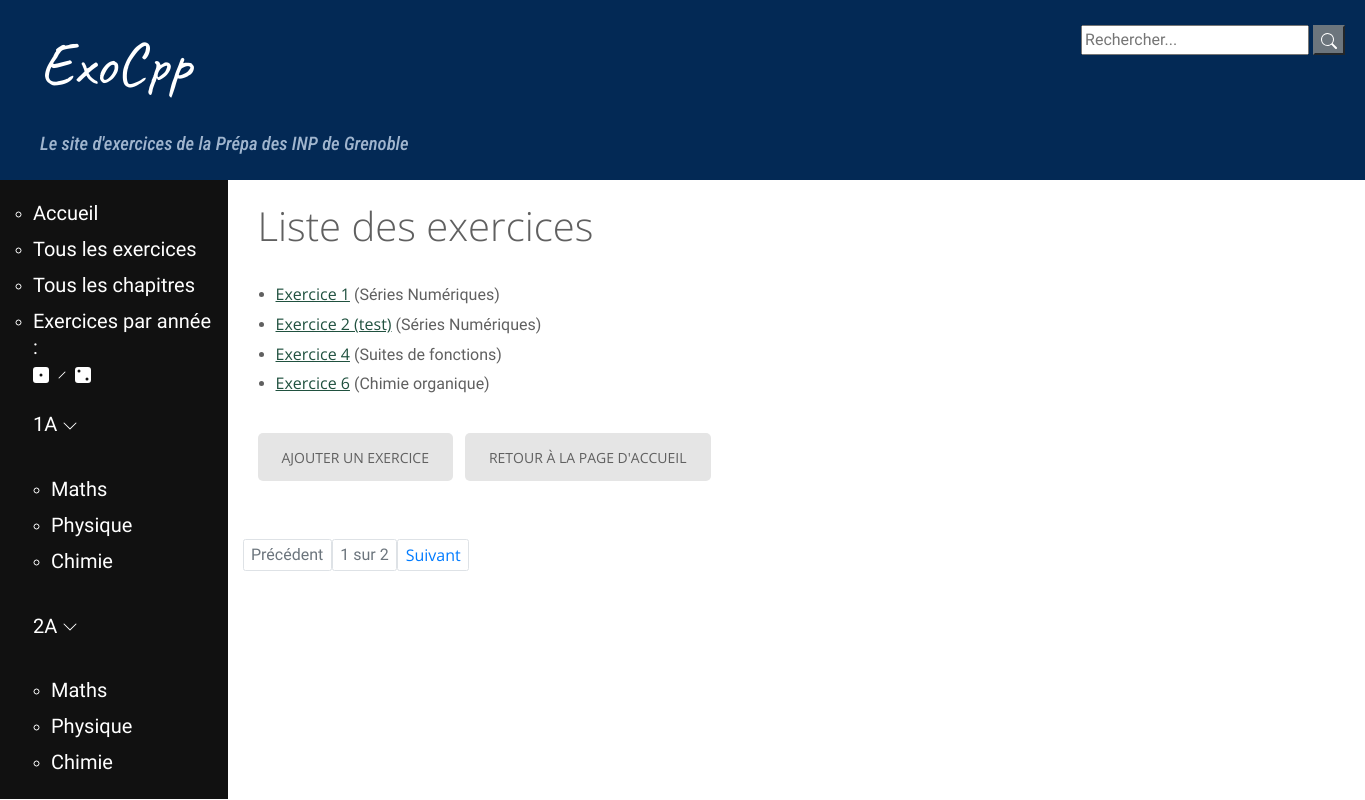
Page /exercices/ on the earlier database version.
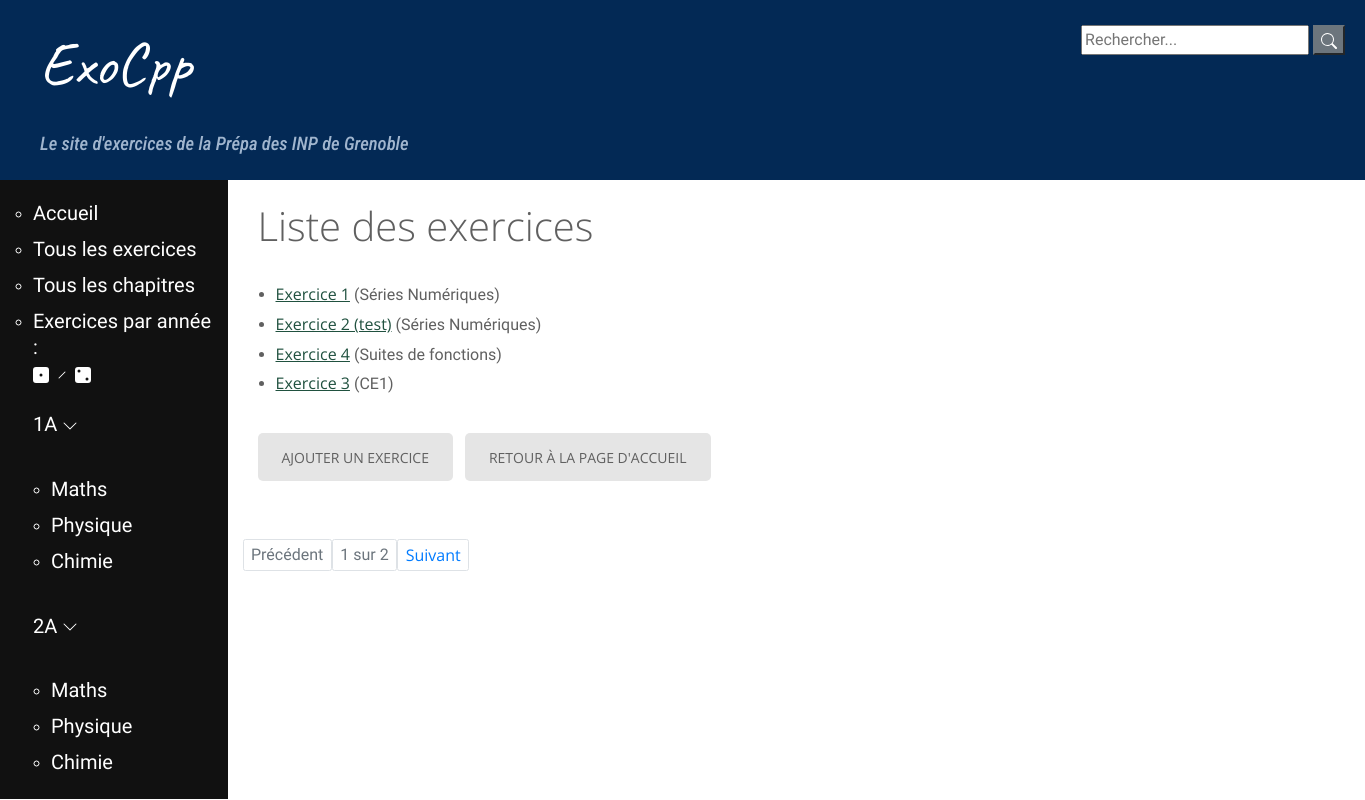
Same page on the later database version.
### exo/models.py (models this page shows, shortened)
class Exercice(models.Model):
    nom = models.CharField(max_length=200, null=False)
    tags = TaggableManager()
    difficulte = models.IntegerField(null=True, choices = ((1, '*'), (2, '**'),
        (3, '***')))
    chapitre = models.ForeignKey(Chapitre, on_delete = models.CASCADE)
    def get_absolute_url(self):
        return reverse('exercice-details', args=[str(self.id)])

class Chapitre(models.Model):
    annee = models.CharField(max_length=2, choices = [('1A', 'Première année'),
        ('2A', 'Deuxième année')])
    matiere = models.CharField(max_length=40 , choices = MATIERES)
    nom = models.CharField(max_length=200, null=False)
    numero = models.IntegerField(null=True, help_text="Vous pouvez numéroter le chapitre/module \
        pour permettre un classement dans l'ordre du programme (recommandé, \
        la valeur par défaut est 1)", default=1)

### exo/views.py (the view)
# urls.py: path('exercices/', views.ExerciceListView.as_view(), name='exercices'),
class ExerciceListView(generic.ListView):
    model = Exercice
    paginate_by = 4

### exo/templates/exo/exercice_list.html
{% extends "base_generic.html" %}
{% load static %}
{% block content %}
  <h1>Liste des exercices</h1>
  {% if exercice_list %}
  <ul>
    {% for exercice in exercice_list %}
      <li>
        <a href="{{ exercice.get_absolute_url }}">{{ exercice.nom }}</a> ({{exercice.chapitre.nom }})
      </li>
    {% endfor %}
  </ul>
  {% else %}
    <p>Il n'y a pas d'exercices dans le catalogue.</p>
  {% endif %}
  	<a href="{% url 'new_ex' %}" class="btn btn-outline-success btn-sm">Ajouter un exercice</a>
  	<a href="{% url 'home' %}" class="btn btn-outline-secondary btn-sm">Retour à la page d'accueil</a>
{% endblock %}

Differences in the rows shown:
removed Exercice: nom "Exercice 6", chapitre.nom "Chimie organique"
now on this page (row unchanged): Exercice: nom "Exercice 3", chapitre.nom "CE1"
